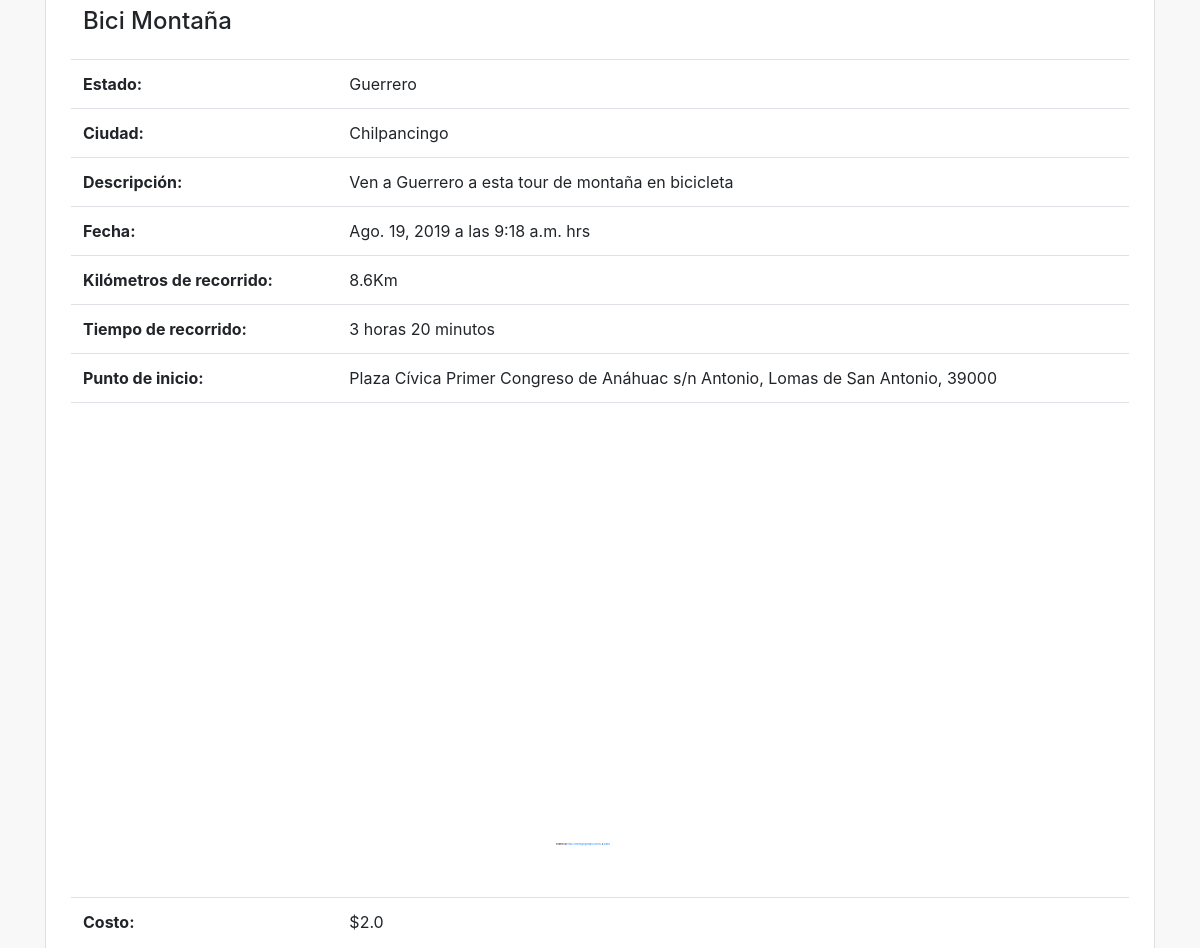
The app's page /evento/8/ (middle part), older data.
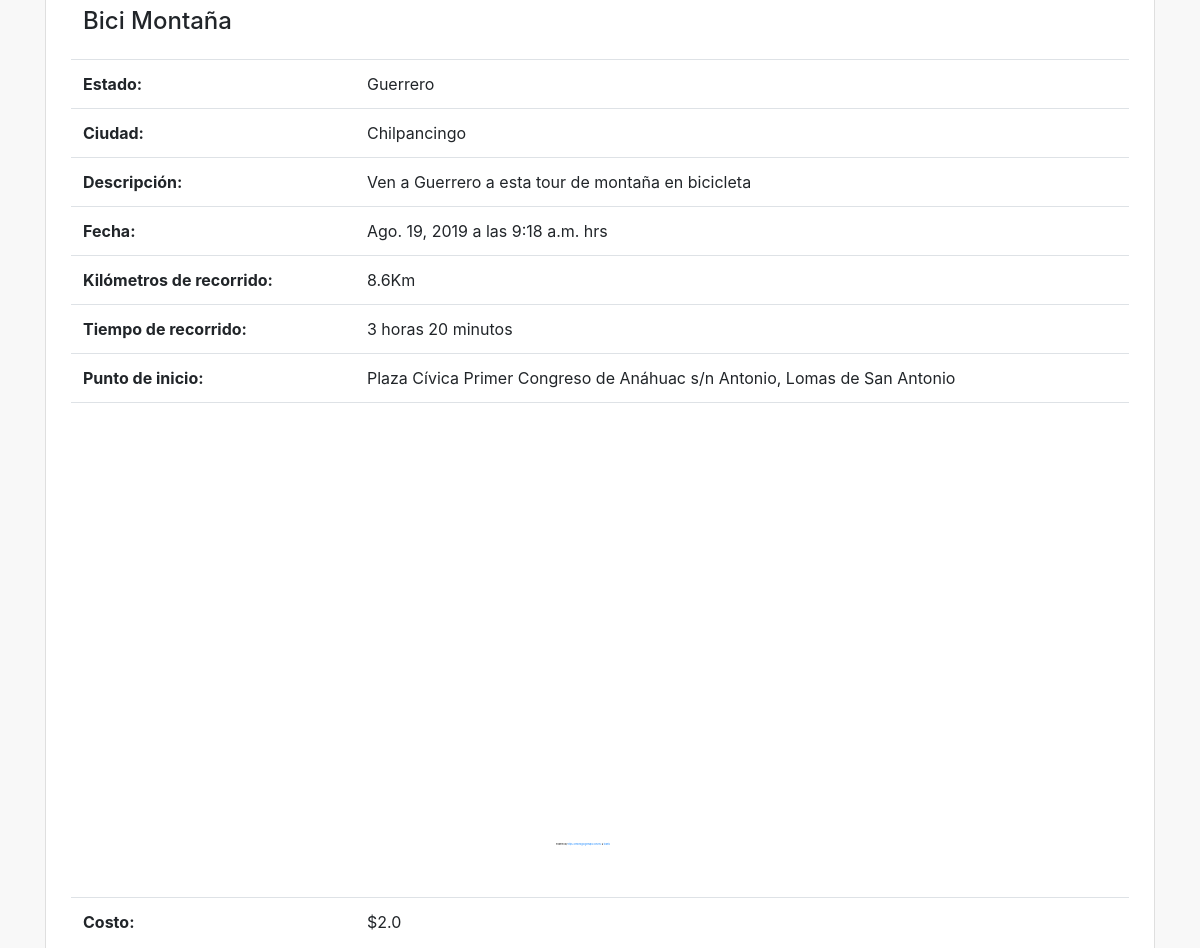
The same page, newer data.
### eventos/models.py (models this page shows, shortened)
class Eventos(models.Model):
	name = models.CharField(max_length=50,verbose_name="Nombre")
	estado = models.ForeignKey('Estados', on_delete=models.CASCADE, verbose_name="Estado")
	city = models.CharField(max_length=50,verbose_name="Ciudad")
	descripcion = models.TextField(verbose_name="Descripción")
	date = models.DateField(auto_now=False, auto_now_add=False, verbose_name="Fecha del Evento")
	hora = models.TimeField(auto_now=False, auto_now_add=False, verbose_name="Hora del Evento")
	km = models.CharField( max_length=20, verbose_name="Kilómetros de recorrido",blank=True,null=True)
	time = models.CharField(max_length=70,verbose_name="Tiempo de recorrido")
	punto_inicio = models.CharField(max_length=200,verbose_name="Punto de inicio")
	costo = models.FloatField(verbose_name="Costo")
	imagen = models.ImageField(upload_to='evento', height_field=None, width_field=None, max_length=None)
	created = models.DateTimeField(auto_now_add=True,verbose_name="Creación") # Fecha y tiempo
	updated = models.DateTimeField(auto_now_add=True,verbose_name="Modificado")
	class Meta:
		verbose_name = 'Evento'
		verbose_name_plural = 'Eventos'
		ordering = ["-created"]

class Estados(models.Model):
	nombre = models.CharField(max_length=50, verbose_name="Estado")
	image = models.ImageField(upload_to='estado', height_field=None, width_field=None, max_length=None,blank=True,null=True,verbose_name="Imagen")
	created = models.DateTimeField(auto_now_add=True,verbose_name="Creación") # Fecha y tiempo
	updated = models.DateTimeField(auto_now_add=True,verbose_name="Modificado")
	class Meta:
		verbose_name = 'Estado'
		verbose_name_plural = 'Estados'
		ordering = ["nombre"]
	def __str__(self):
		return self.nombre

### eventos/views.py (the view)
# urls.py: path('evento/<int:id>/', views.details, name='Detalles'),
def details(request, id):
    evento = get_object_or_404(Eventos, id=id)
    return render(request, 'eventos/event_detail.html', {'evento': evento})

### eventos/templates/eventos/event_detail.html (shortened to what this page needs)
{% extends 'eventos/plantilla.html' %}
{% load static %}
{% block content %}
<div class="content container">
	<div class="row">
		<div class="card col-md-auto" style="margin: auto;margin-bottom: 20px">
			<div class="col-sm-auto" style="margin:auto;padding: 10px;">
				<table class="table table-responsive table-hover" style="width:auto;height: auto;margin:auto">
					<tr>
						<td colspan="2" style="border-top: none">
							<h4 class="card-title">{{evento.name }}</h4>
						</td>
					</tr>
					<tr>
						<th scope="row">Estado:</th>
						<td>{{evento.estado}}</td>
					</tr>
					<tr>
						<th scope="row">Ciudad:</th>
						<td>{{evento.city}}</td>
					</tr>
					<tr>
						<th scope="row">Descripción: </th>
						<td>{{evento.descripcion}}</td>
					</tr>
					<tr>
						<th scope="row">Fecha: </th>
						<td>{{evento.date}} a las {{evento.hora}} hrs</td>
					</tr>
					<tr>
						<th scope="row">Kilómetros de recorrido:</th>
						<td>{{evento.km}}</td>
					</tr>
					<tr>
						<th scope="row">Tiempo de recorrido:</thcla>
						<td>{{evento.time}}</td>
					</tr>
					<tr>
						<th scope="row">Punto de inicio: </th>
						<td>{{evento.punto_inicio}}</td>
					</tr>
					<tr>
						<td class="text-center" colspan="2">
							<div style="overflow:hidden;max-width: 1000px;position: relative;">
								<iframe width="100%" height="440"
									src="https://maps.google.com/maps?width=auto&amp;height=440&amp;hl=en&amp;q={{evento.city}}%2C{{evento.estado}}%2C{{evento.punto_inicio}}+(Mapita)&amp;ie=UTF8&amp;t=&amp;z=10&amp;iwloc=B&amp;output=embed"
									frameborder="0" scrolling="no" marginheight="0" marginwidth="0">
								</iframe>
								<div
									style="position: absolute;min-width: 80%;bottom: 10px;left: 0;right: 0;margin-left: auto;margin-right: auto;color: #000;text-align: center;">
									<small style="line-height: 1.8;font-size: 2px;background: #fff;">Powered by
										<a href="https://embedgooglemaps.com/en/">https://embedgooglemaps.com/en/
										</a> &
										<a href="https://lasagradafamiliatickets.de/la-sagrada-familia-ticket/"> tickets
										</a>
									</small>
								</div>
							</div>
							<br />
						</td>
					</tr>
					<tr>
						<th scope="row">Costo:</th>
						{% if evento.costo == 0.0 %}
						<td>Gratis</td>
						{% else %}
						<td>${{evento.costo}}</td>
						{% endif %}
					</tr>
				</table>
			</div>
		</div>
	</div>
</div>
{% endblock content %}

Row changes from the older to the newer data that the page shows:
changed Eventos "Bici Montaña": punto_inicio "Plaza Cívica Primer Congreso de Anáhuac s/n Antonio, Lomas de San Antonio, 39000" → "Plaza Cívica Primer Congreso de Anáhuac s/n Antonio, Lomas de San Antonio"
